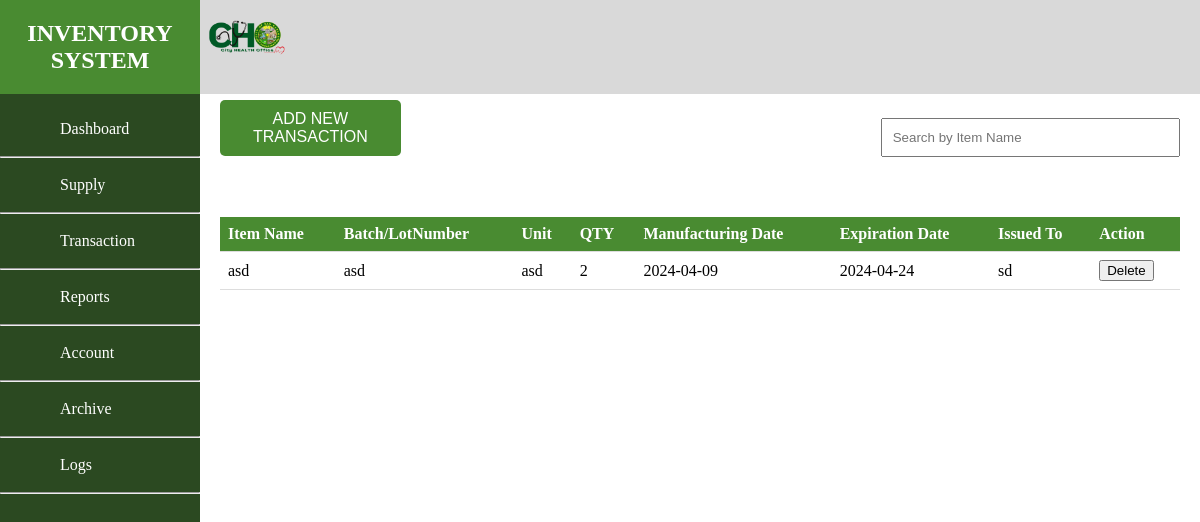
Screenshot of /foradmin/Transaction.php with the database file from the repository.
### tables this page shows
CREATE TABLE `supply` (
  `supply_id` int(11) NOT NULL,
  `date` date DEFAULT NULL,
  `item_name` varchar(255) DEFAULT NULL,
  `batch_number` varchar(50) DEFAULT NULL,
  `description` text DEFAULT NULL,
  `qty` int(11) DEFAULT NULL,
  `date_manufactured` varchar(255) DEFAULT NULL,
  `expiration_date` date DEFAULT NULL,
  `issued_to` varchar(100) DEFAULT NULL,
  `medicine_id` int(11) DEFAULT NULL
);

### foradmin/Transaction.php (the view, shortened to what this page needs)
<!DOCTYPE html>
<html lang="en">
<head>
</head>
<body>
<div class="header" style="display: flex; justify-content: space-between; align-items: center; padding: 5px;">
    <div class="logo">
        <img src="logo.png" alt="Logo">
    </div>
</div>
    <div class="sidebar">
        <header style="background-color:#498B31; ">
            <h2 style="color:white">INVENTORY SYSTEM</h2>
        </header>
        <ul>
            <li><a href="Dashboard.php">Dashboard</a></li>
            <hr class="round"></hr>
            <li><a href="Supply.php">Supply</a></li>
            <hr class="round"></hr>
            <li><a href="Transaction.php">Transaction</a></li>
            <hr class="round"></hr>
            <li><a href="Reports.php">Reports</a></li>
            <hr class="round"></hr>
            <li><a href="Register.php">Account</a></li>
            <hr class="round"></hr>
            <li><a href="medicine_restore.php">Archive</a></li>
            <hr class="round"></hr>
            <li><a href="logs.php">Logs</a></li>
            <hr class="round"></hr>
        </ul>
    </div>
    <footer>
  <a href="your_other_page.html">
    <button class="footer-button">Your Footer Button</button>
  </a>
</footer>
    <div class="content">
        <div class="button-container">
        <div style="display: flex; align-items: center;">
    <button id="addTransactionButton">ADD NEW TRANSACTION</button>
    <input type="text" id="searchInput" placeholder="Search by Item Name" style="margin-left: 50%; margin-top: 20px; padding:10px; width:900px">
</div>
</div>
<div class="table-container">
    <table class="data-table">
        <thead>
            <tr>
                <th style="color:white">Item Name</th>
                <th style="color:white">Batch/LotNumber</th>
                <th style="color:white">Unit</th>
                <th style="color:white">QTY</th>
                <th style="color:white">Manufacturing Date</th>
                <th style="color:white">Expiration Date</th>
                <th style="color:white">Issued To</th>
                <th style="color:white">Action</th>
            </tr>
        </thead>
        <tbody>
            <?php
            $servername = "localhost";
            $username = "root";
            $password = "";
            $database = "choinventory";
            $conn = new mysqli($servername, $username, $password, $database);
            $sql = "SELECT * FROM supply";
            $result = $conn->query($sql);
            if ($result->num_rows > 0) {
                while ($row = $result->fetch_assoc()) {
            ?>
                    <tr>
                        <td><?php echo $row["item_name"]; ?></td>
                        <td><?php echo $row["batch_number"]; ?></td>
                        <td><?php echo $row["description"]; ?></td>
                        <td><?php echo $row["qty"]; ?></td>
                        <td><?php echo $row["date_manufactured"]; ?></td>
                        <td><?php echo $row["expiration_date"]; ?></td>
                        <td><?php echo $row["issued_to"]; ?></td>
                        <td>
    <button onclick="openDeleteModal(<?php echo $row['supply_id']; ?>)">Delete</button>
</td>
                    </tr>
            <?php
                }
            } else {
            ?>
                <tr id="noRecordRow">
                    <td colspan="10" style="text-align: center;">No record found</td>
                </tr>
            <?php
            }
            ?>
        </tbody>
    </table>
</div>
</body>
</html>

### foradmin/Transaction.php (style rules this page uses)
body { margin: 0; padding: 0; }
.sidebar { position: fixed; left: 0; top: 0; height: 100%; width: 200px; background-color: #2B4921; color: #14e630; }
.sidebar header { background-color: white; padding: 20px; text-align: center; }
.sidebar h2 { margin: 0; }
.sidebar ul { list-style-type: none; padding: 0; }
.sidebar ul li { padding: 10px; margin-left: 50px; font-style: arial; }
.sidebar ul li a { color: #fff; text-decoration: none; }
.content { margin-left: 200px; padding: 20px; padding-top: 10px; }
.logo { text-align: left; }
.logo img { max-width: 100px; height: 80px; }
.header { position: fixed; top: 0; left: 200px; right: 0; background-color: #D9D9D9; padding: 4px; z-index: 1; }
.table-container { margin-top: 60px; overflow-x: auto; }
.data-table { width: 100%; border-collapse: collapse; }
.data-table th, .data-table td { padding: 8px; text-align: left; border-bottom: 1px solid #ddd; }
.data-table th { background-color: #498B31; color: #333; }
.button-container button { background-color: #498B31; color: white; border: none; padding: 10px 20px; text-align: center; text-decoration: none; font-size: 16px; cursor: pointer; border-radius: 5px; transition: background-color 0.3s; width:500px; }
.footer-button { background-color: #4CAF50; border: none; color: white; padding: 15px 32px; text-align: center; text-decoration: none; display: block; width: 80%; margin: 0 auto; font-size: 16px; margin-top: 20px; border-radius: 10px; }
.button-container { justify-content: space-between; align-items: center; margin-bottom: 10px; }

### rows the page displays
supply: item_name "asd", batch_number "asd", description "asd", qty "2", date_manufactured "2024-04-09", expiration_date "2024-04-24", issued_to "sd"
